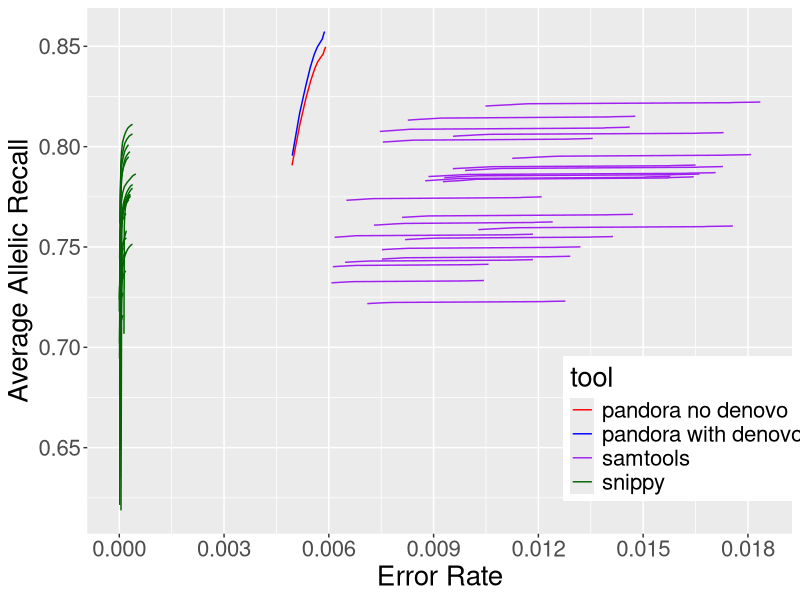

The R source for this figure:
library("ggplot2")


png(file="ROC_data_20_way_illumina.R_data.png", width=1000, height=500)

df <- read.csv("ROC_data_20_way_illumina.R_data.csv", header=TRUE)

ggplot(data=df, aes(x=error_rate, y=recalls_wrt_variants_found_wrt_alleles,
                             group=tool_long_name, colour=tool)) +
  geom_line() +
  scale_colour_manual(values = c("pandora no denovo"="red", "pandora with denovo"="blue",
                                 "snippy"="darkgreen", samtools="purple")) +
  scale_x_continuous(breaks= seq(0,1,by=0.003)) +
  theme(text = element_text(size=20), legend.position=c(0.85,0.2)) +
  ylab("Average Allelic Recall") +
  xlab("Error Rate")

